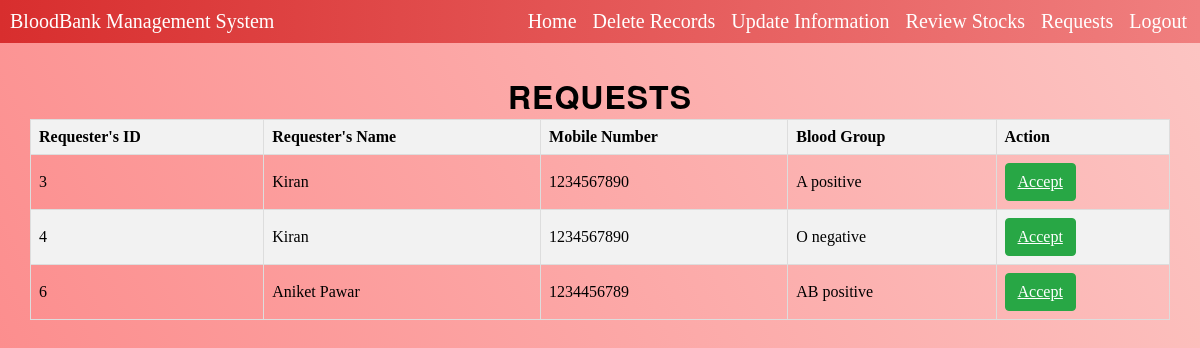
Screenshot of /requests.php (signed in) with the database file from the repository.
### tables this page shows
CREATE TABLE `request` (
  `req_id` int(11) NOT NULL,
  `name` varchar(30) NOT NULL,
  `bloodgroup` varchar(20) NOT NULL,
  `mobile_no` int(13) NOT NULL
);

### requests.php (the view, shortened to what this page needs)
<?php
$servername = "localhost";
$username = "root";
$password = "";
$db = "bloodbankk";
$mysqli = new mysqli($servername,$username,$password,$db);
if(isset($_SESSION['login'])){
$sql = "SELECT * FROM request";
$result = $mysqli->query($sql);
?>
<!DOCTYPE html>
<html lang="en">
<head>
    <link rel="stylesheet" href="css/style.css">
    <link rel="stylesheet" href="css/style2.css">
</head>
<body>
    <?php include "Navbar.php" ?>
<div class="container">
    <div class="row justify-content-center">
        <h1>Requests</h1>
    </div>
    <div class="row table-responsive">
        <table border='1' class="table table-hover"  cellspacing="2" cellpadding="2" >
                <?php
                    if($result->num_rows>0){
                        echo "<thead>
                        <tr>
                        <th>Requester's ID</th>
                        <th>Requester's Name</th>
                        <th>Mobile Number</th>
                        <th>Blood Group </th>
                        <th>Action </th>
                        </tr>
                        </thead>";
                        while($row = $result->fetch_assoc()){
                ?>
                <tr>
                    <td><?php echo $row["req_id"]; ?></td>
                    <td><?php echo $row["name"]; ?></td>
                    <td><?php echo $row["mobile_no"]; ?></td>
                    <td><?php echo $row["bloodgroup"]; ?></td>
                    <td><a class="btn btn-success rounded-pill" href="updaterequest.php?req_id=<?php echo $row["req_id"] ?>&bloodgroup=<?php echo $row["bloodgroup"] ?>">Accept</a></td>
                </tr>
                <?php
                }
                ?>
        </table>
    </div>
</div>
<?php
    } else{
        echo "0 Results";
    }
?>
<?php require_once "footer.php"?>
</body>
<?php
}else{
    header("location:adminlogin.php");
}
?>

### css/style.css (style rules this page uses)
h1, h2, h3, h4, h5, h6 { text-transform: uppercase; font-family: "Josefin Slab","Helvetica Neue",Helvetica,Arial,sans-serif; font-weight: 700; letter-spacing: 1px; }
.container { padding: 20px; margin: 10px; }

### css/style2.css (style rules this page uses)
body { background-color: #fc8e8e; background-image: linear-gradient(62deg, #fc8e8e 0%, #fcc5c3 100%); }

### requests.php (style rules this page uses)
.container { margin-top: 20px; }
.row.justify-content-center { display: flex; justify-content: center; }
h1 { text-align: center; }
.table-responsive { overflow-x: auto; }
table { width: 100%; border-collapse: collapse; border-spacing: 0; }
table th, table td { padding: 8px; border: 1px solid #ddd; }
table th { background-color: #f2f2f2; font-weight: bold; text-align: left; }
table tbody tr:nth-child(even) { background-color: #f2f2f2; }
.btn { display: inline-block; font-weight: 400; color: #212529; text-align: center; vertical-align: middle; cursor: pointer; background-color: transparent; border: 1px solid transparent; padding: 0.375rem 0.75rem; font-size: 1rem; line-height: 1.5; border-radius: 0.25rem; transition: color 0.15s ease-in-out, background-color 0.15s ease-in-out, border-color 0.15s ease-in-out, box-shadow 0.15s ease-in-out; }
.btn-success { color: #fff; background-color: #28a745; border-color: #28a745; }

### Navbar.php (style rules this page uses)
* { padding: 0; margin: 0; box-sizing: border-box; overflow-x: hidden; }

### rows the page displays
request: req_id "3", name "Kiran", mobile_no "1234567890", bloodgroup "A positive"
request: req_id "4", name "Kiran", mobile_no "1234567890", bloodgroup "O negative"
request: req_id "6", name "Aniket Pawar", mobile_no "1234456789", bloodgroup "AB positive"
